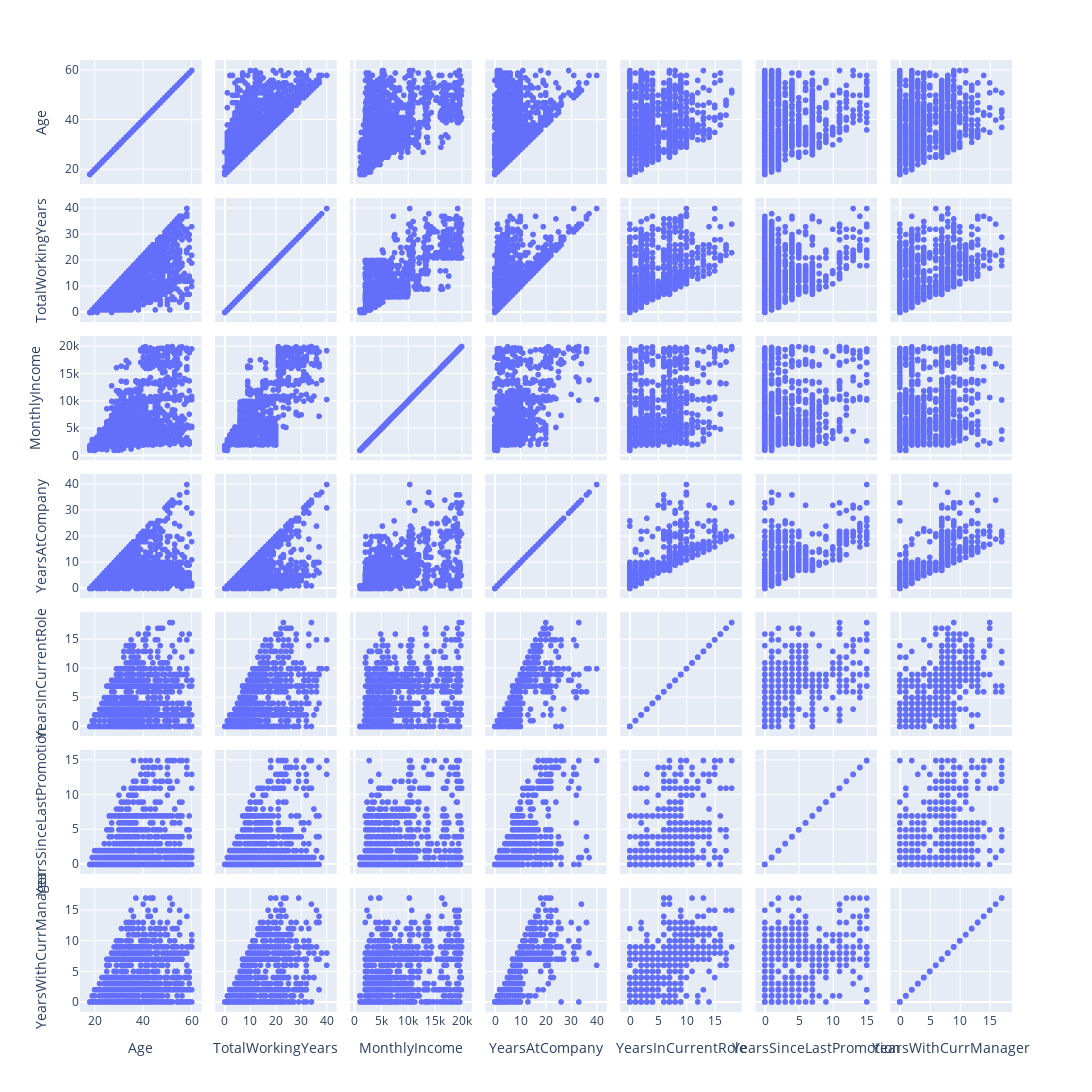

Source (notebook cell):
### Code cell
fig = px.scatter_matrix(sub_df1)
fig.update_layout(width=1400, height=1400)
fig.show()

### Figure 1 — Plotly figure (JSON) as saved in the notebook; plotly's stock layout.template omitted (floating-point values rounded to 4 significant figures; data arrays with more than 128 entries replaced by an {"elided": "..."} marker saying what was removed)
{"data": [{"dimensions": [{"axis": {"matches": true}, "label": "Age", "values": {"elided": "1470 int values"}}, {"axis": {"matches": true}, "label": "TotalWorkingYears", "values": {"elided": "1470 int values"}}, {"axis": {"matches": true}, "label": "MonthlyIncome", "values": {"elided": "1470 int values"}}, {"axis": {"matches": true}, "label": "YearsAtCompany", "values": {"elided": "1470 int values"}}, {"axis": {"matches": true}, "label": "YearsInCurrentRole", "values": {"elided": "1470 int values"}}, {"axis": {"matches": true}, "label": "YearsSinceLastPromotion", "values": {"elided": "1470 int values"}}, {"axis": {"matches": true}, "label": "YearsWithCurrManager", "values": {"elided": "1470 int values"}}], "hovertemplate": "%{xaxis.title.text}=%{x}<br>%{yaxis.title.text}=%{y}<extra></extra>", "legendgroup": "", "marker": {"color": "#636efa", "symbol": "circle"}, "name": "", "showlegend": false, "type": "splom"}], "layout": {"dragmode": "select", "height": 1400, "legend": {"tracegroupgap": 0}, "margin": {"t": 60}, "width": 1400}}
